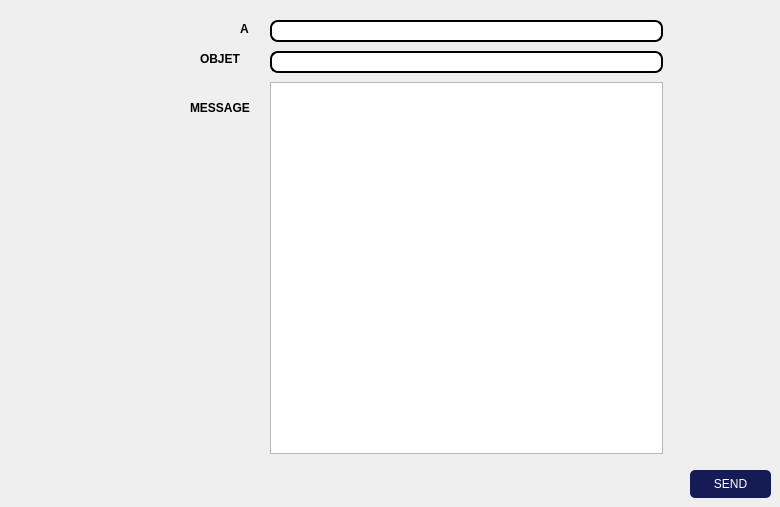
      <widget class="QWidget" name="tab_14">
       <attribute name="title">
        <string>Envoyez des e-mails</string>
       </attribute>
       <widget class="QPlainTextEdit" name="msg">
        <property name="geometry">
         <rect>
          <x>270</x>
          <y>82</y>
          <width>393</width>
          <height>372</height>
         </rect>
        </property>
        <property name="styleSheet">
         <string notr="true">QLineEdit {
padding: 1px;
border-style: solid;
border: 2px solid gray;
border-radius: 8px;
background-color: rgb(255, 255, 255);
border:2px solid #000;
}</string>
        </property>
       </widget>
       <widget class="QLineEdit" name="subject">
        <property name="geometry">
         <rect>
          <x>270</x>
          <y>51</y>
          <width>393</width>
          <height>22</height>
         </rect>
        </property>
        <property name="styleSheet">
         <string notr="true">QLineEdit {
padding: 1px;
border-style: solid;
border: 2px solid gray;
border-radius: 8px;
background-color: rgb(255, 255, 255);
border:2px solid #000;
}</string>
        </property>
       </widget>
       <widget class="QLineEdit" name="rcpt">
        <property name="geometry">
         <rect>
          <x>270</x>
          <y>20</y>
          <width>393</width>
          <height>22</height>
         </rect>
        </property>
        <property name="styleSheet">
         <string notr="true">QLineEdit {
padding: 1px;
border-style: solid;
border: 2px solid gray;
border-radius: 8px;
background-color: rgb(255, 255, 255);
border:2px solid #000;
}</string>
        </property>
       </widget>
       <widget class="QPushButton" name="send_mail">
        <property name="geometry">
         <rect>
          <x>690</x>
          <y>470</y>
          <width>81</width>
          <height>28</height>
         </rect>
        </property>
        <property name="styleSheet">
         <string notr="true">QPushButton {
padding: 1px;
border-style: solid;
border: 2px solid gray;
border-radius: 8px;
background-color: rgb(143, 143, 143);
border:2px solid #000;
}
QPushButton {
     color: #fff !important;
text-transform: uppercase;
text-decoration: none;
background: #151B54;

border-radius: 5px;
display: inline-block;
border: none;
transition: all 0.4s ease 0s;
 }
 QPushButton:hover {
     background: #434343;
letter-spacing: 1px;
-webkit-box-shadow: 0px 5px 40px -10px rgba(0,0,0,0.57);
-moz-box-shadow: 0px 5px 40px -10px rgba(0,0,0,0.57);
box-shadow: 5px 40px -10px rgba(0,0,0,0.57);
transition: all 0.4s ease 0s;
 }</string>
        </property>
        <property name="text">
         <string>SEND</string>
        </property>
       </widget>
       <widget class="QLabel" name="nom_4">
        <property name="geometry">
         <rect>
          <x>240</x>
          <y>20</y>
          <width>16</width>
          <height>18</height>
         </rect>
        </property>
        <property name="font">
         <font>
          <pointsize>9</pointsize>
          <weight>75</weight>
          <bold>true</bold>
          <underline>false</underline>
         </font>
        </property>
        <property name="text">
         <string>A</string>
        </property>
       </widget>
       <widget class="QLabel" name="nom_6">
        <property name="geometry">
         <rect>
          <x>200</x>
          <y>50</y>
          <width>71</width>
          <height>18</height>
         </rect>
        </property>
        <property name="font">
         <font>
          <pointsize>9</pointsize>
          <weight>75</weight>
          <bold>true</bold>
          <underline>false</underline>
         </font>
        </property>
        <property name="text">
         <string>OBJET</string>
        </property>
       </widget>
       <widget class="QLabel" name="nom_7">
        <property name="geometry">
         <rect>
          <x>190</x>
          <y>100</y>
          <width>71</width>
          <height>16</height>
         </rect>
        </property>
        <property name="font">
         <font>
          <pointsize>9</pointsize>
          <weight>75</weight>
          <bold>true</bold>
          <underline>false</underline>
         </font>
        </property>
        <property name="text">
         <string>MESSAGE</string>
        </property>
       </widget>
      </widget>
